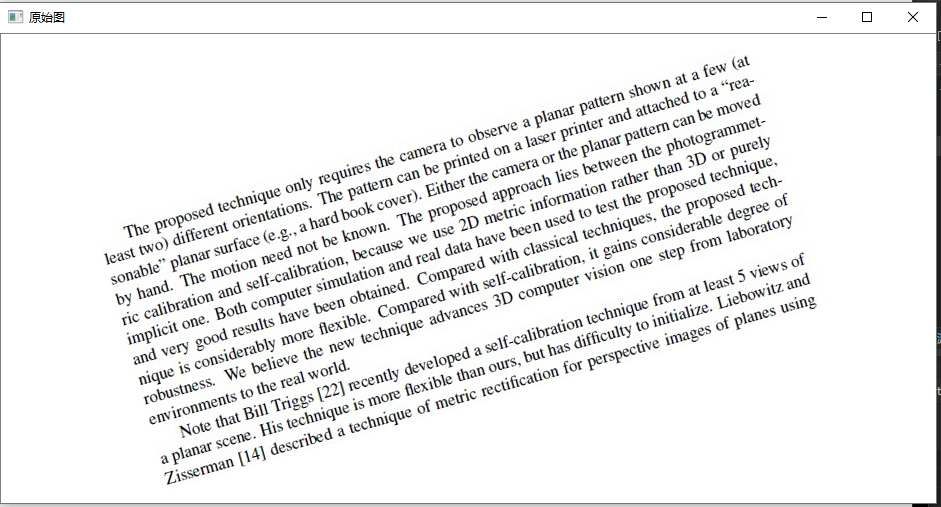
//> input picture doc2.png, 941 x 507 px
$ ./doc_2_zheng   (built with g++ and OpenCV 4)
//> lines starting //> are read from the running program, lines starting //| are printed output that depends on the picture
//> in ImageRecify, src is the input picture: 507 rows x 941 cols, CV_8UC3; mean B, G, R 239, 239.2, 238.9
#include "opencv2/imgproc.hpp"
#include "opencv2/highgui.hpp"
#include <iostream>
using namespace cv;
using namespace std;

#define ERROR 1234

//度数转换
double DegreeTrans(double theta)
{
    double res = theta / CV_PI * 180;
    return res;
}


//逆时针旋转图像degree角度（原尺寸）
void rotateImage(Mat src, Mat& img_rotate, double degree)
{
    //旋转中心为图像中心
    Point2f center;
    center.x = float(src.cols / 2.0);
    center.y = float(src.rows / 2.0);
    int length = 0;
    length = sqrt(src.cols*src.cols + src.rows*src.rows);
    //计算二维旋转的仿射变换矩阵
    Mat M = getRotationMatrix2D(center, degree, 1);
    warpAffine(src, img_rotate, M, Size(length, length), 1, 0, Scalar(255,255,255));//仿射变换，背景色填充为白色
}

//通过霍夫变换计算角度
double CalcDegree(const Mat &srcImage, Mat &dst)
{
    Mat midImage, dstImage;

    Canny(srcImage, midImage, 50, 200, 3);
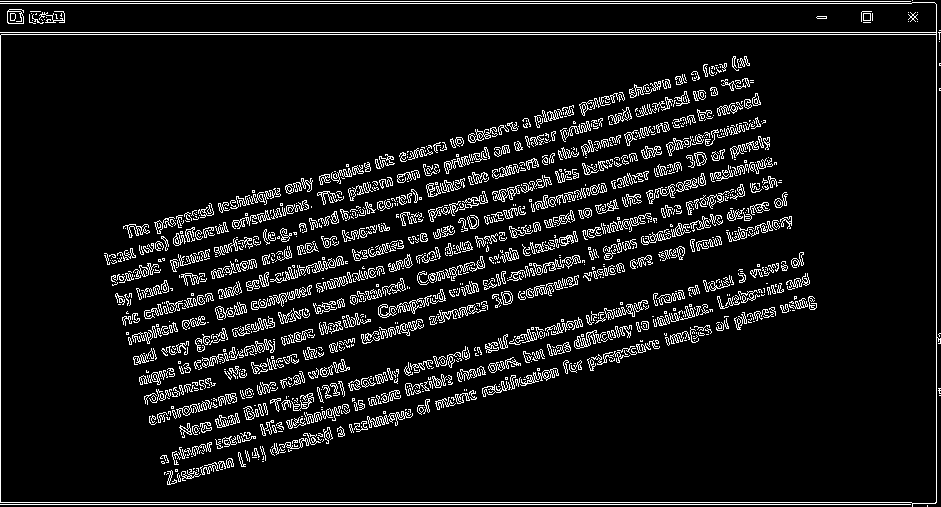
//> midImage: 507 rows x 941 cols, CV_8UC1; 8.4% white in thin lines or dots
    cvtColor(midImage, dstImage, CV_GRAY2BGR);
//> dstImage: 507 rows x 941 cols, CV_8UC3; 8.4% white in thin lines or dots

    //通过霍夫变换检测直线
    vector<Vec2f> lines;
    HoughLines(midImage, lines, 1, CV_PI / 180, 3000, 0, 0);//第5个参数就是阈值，阈值越大，检测精度越高
//> lines = empty
    //cout << lines.size() << endl;

    //由于图像不同，阈值不好设定，因为阈值设定过高导致无法检测直线，阈值过低直线太多，速度很慢
    //所以根据阈值由大到小设置了三个阈值，如果经过大量试验后，可以固定一个适合的阈值。

    if (!lines.size())
    {
        HoughLines(midImage, lines, 1, CV_PI / 180, 200, 0, 0);
//> lines = 61 lines (rho, theta), first 12: [32, 1.57], [34, 1.57], [502, 1.57], [3, 1.57], [504, 1.57], [1, 1.57], [936, 0], [0, 0], [409, 1.29], [305, 1.29], [482, 1.31], [489, 1.29]
    }
    //cout << lines.size() << endl;

    if (!lines.size())
    {
        HoughLines(midImage, lines, 1, CV_PI / 180, 150, 0, 0);
    }
    //cout << lines.size() << endl;
    if (!lines.size())
    {
        cout << "没有检测到直线！" << endl;
        return ERROR;
    }

    float sum = 0;
    //依次画出每条线段
    for (size_t i = 0; i < lines.size(); i++)
    {
        float rho = lines[i][0];
        float theta = lines[i][1];
        Point pt1, pt2;
        //cout << theta << endl;
        double a = cos(theta), b = sin(theta);
        double x0 = a*rho, y0 = b*rho;
        pt1.x = cvRound(x0 + 1000 * (-b));
        pt1.y = cvRound(y0 + 1000 * (a));
        pt2.x = cvRound(x0 - 1000 * (-b));
        pt2.y = cvRound(y0 - 1000 * (a));
        //只选角度最小的作为旋转角度
        sum += theta;

        line(dstImage, pt1, pt2, Scalar(55, 100, 195), 1, LINE_AA); //Scalar函数用于调节线段颜色

        imshow("直线探测效果图", dstImage);
    }
//> this loop made 61 passes
//> (rho, theta, a, b, x0, y0, sum) on passes 1, 2, 3, 4, 5, 7, 8, 9, 10, 11, 12, 13: (32, 1.57, -4.37e-08, 1, -1.4e-06, 32, 1.57), (34, 1.57, -4.37e-08, 1, -1.49e-06, 34, 3.14), (502, 1.57, -4.37e-08, 1, -2.19e-05, 502, 4.71), (3, 1.57, -4.37e-08, 1, -1.31e-07, 3, 6.28), (504, 1.57, -4.37e-08, 1, -2.2e-05, 504, 7.85), (936, 0, 1, 0, 936, 0, 9.42), (0, 0, 1, 0, 0, 0, 9.42), (409, 1.29, 0.276, 0.961, 112.7, 393.2, 10.72), (305, 1.29, 0.276, 0.961, 84.07, 293.2, 12.01), (482, 1.31, 0.259, 0.966, 124.8, 465.6, 13.32), (489, 1.29, 0.276, 0.961, 134.8, 470.1, 14.61), (484, 1.31, 0.259, 0.966, 125.3, 467.5, 15.92)
//> (rho, theta, b, x0, y0, sum) on pass 6: (1, 1.57, 1, -4.37e-08, 1, 9.42)
//> pass 1, in CalcDegree, `imshow("直线探测效果图", dstImage);`:
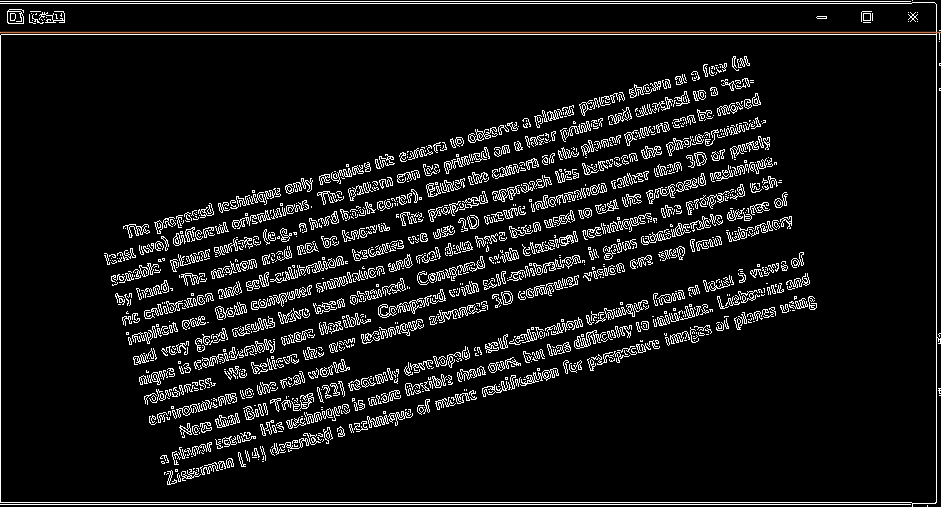
//> window '直线探测效果图': 507 rows x 941 cols, CV_8UC3; mean B, G, R 21, 21.1, 21.4
//> pass 2, in CalcDegree, `imshow("直线探测效果图", dstImage);`:
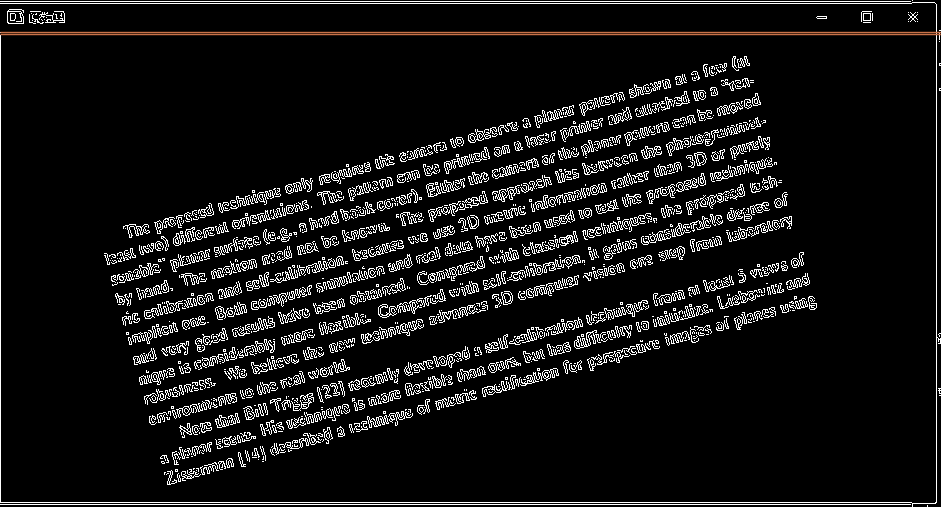
//> window '直线探测效果图': 507 rows x 941 cols, CV_8UC3; mean B, G, R 20.7, 20.9, 21.4
//> after the loop:
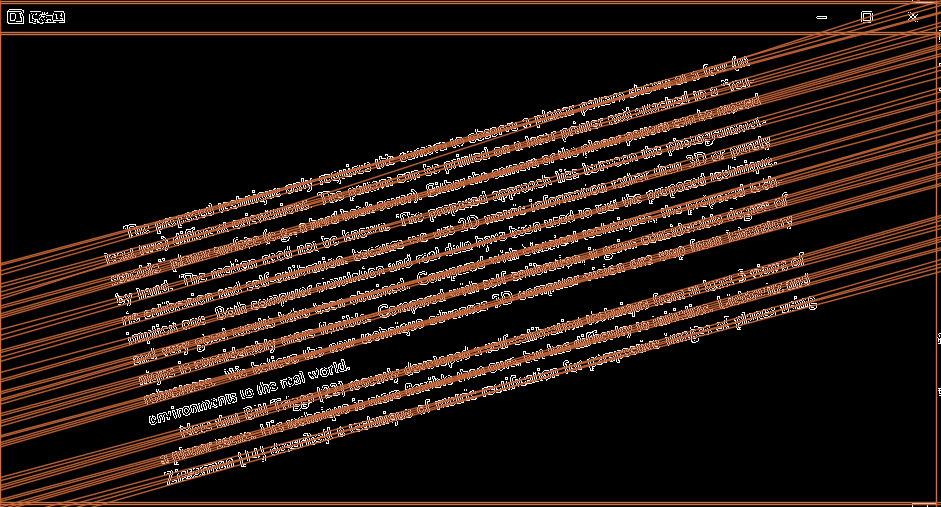
//> dstImage: 507 rows x 941 cols, CV_8UC3; mean B, G, R 18.3, 25, 39.3
//> after the loop, sum = 78.23
    float average = sum / lines.size(); //对所有角度求平均，这样做旋转效果会更好
//> average = 1.28

    cout << "average theta:" << average << endl;
//| average theta:1.28239

    double angle = DegreeTrans(average) - 90;
//> in DegreeTrans, `double res = theta / CV_PI * 180;`: res = 73.48
//> angle = -16.52

    rotateImage(dstImage, dst, angle);
//> in rotateImage, `Mat M = getRotationMatrix2D(center, degree, 1);`: M = [[0.959, -0.284, 91.53], [0.284, 0.959, -123.4]]
//> in rotateImage, `warpAffine(src, img_rotate, M, Size(length, length), 1, 0, Scalar(255,..`:
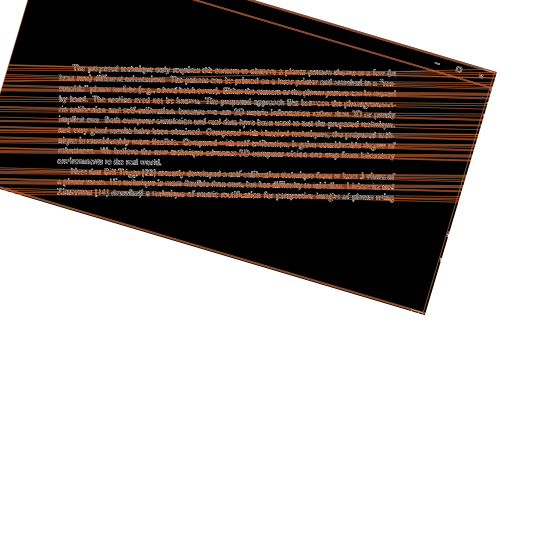
//> img_rotate: 1068 rows x 1068 cols, CV_8UC3 (shown at 1/2 size); mean B, G, R 163.1, 165.8, 171.4
    //imshow("直线探测效果图2", dstImage);
    return angle;
}


void ImageRecify(const char* pInFileName, const char* pOutFileName)
{
    double degree;
    Mat src = imread(pInFileName);
    imshow("原始图", src);
    Mat dst;
    //倾斜角度矫正
    degree = CalcDegree(src,dst);
//> degree = -16.52
    if (degree == ERROR)
    {
        cout << "矫正失败！" << endl;
        return;
    }
    rotateImage(src, dst, degree);
//> call 2 of rotateImage, with degree = -16.52
//> in rotateImage (call 2), `warpAffine(src, img_rotate, M, Size(length, length), 1, 0, Scalar(255,..`:
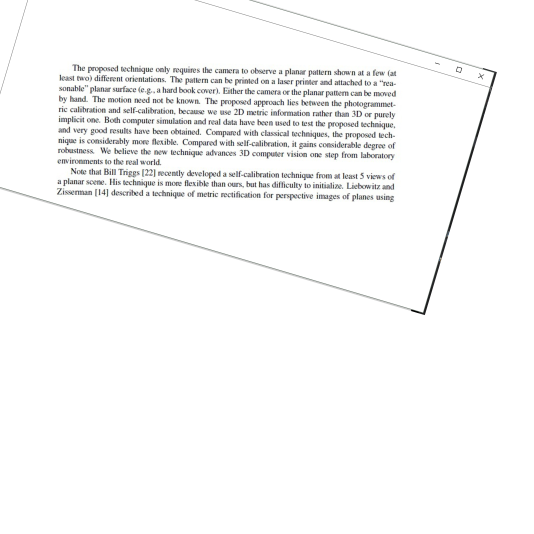
//> img_rotate: 1068 rows x 1068 cols, CV_8UC3 (shown at 1/2 size); mean B, G, R 248.5, 248.6, 248.5
    cout << "angle:" << degree << endl;
//| angle:-16.5246
    imshow("旋转调整后", dst);

    Mat resulyImage = dst(Rect(0, 0, dst.cols, 500)); //根据先验知识，估计好文本的长宽，再裁剪下来
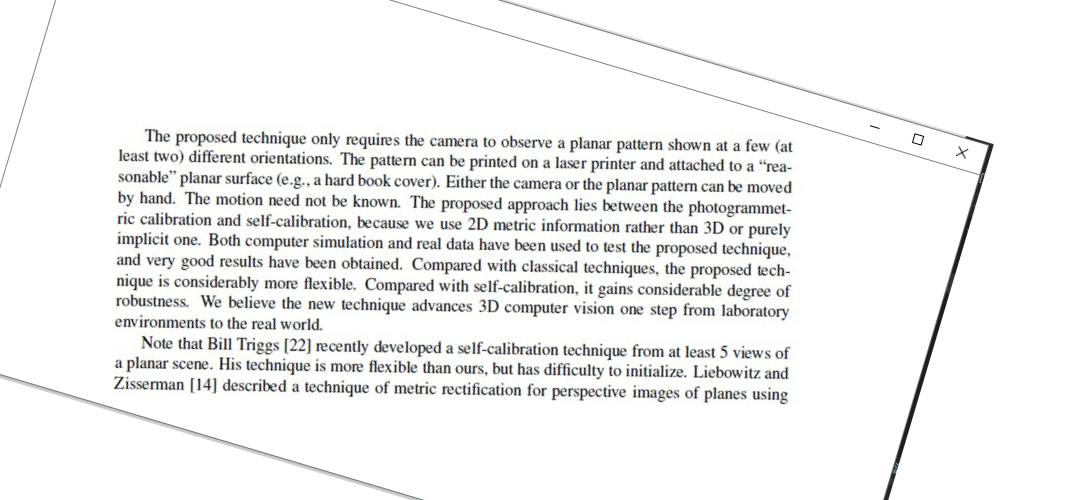
//> resulyImage: 500 rows x 1068 cols, CV_8UC3; mean B, G, R 241.7, 241.9, 241.6
    imshow("裁剪之后", resulyImage);
    imwrite("recified.jpg", resulyImage);
}


int main()
{
    ImageRecify("doc2.png", "FinalImage.jpg");
    waitKey();
    return 0;
}

$ run again, with doc.png copied over doc2.png
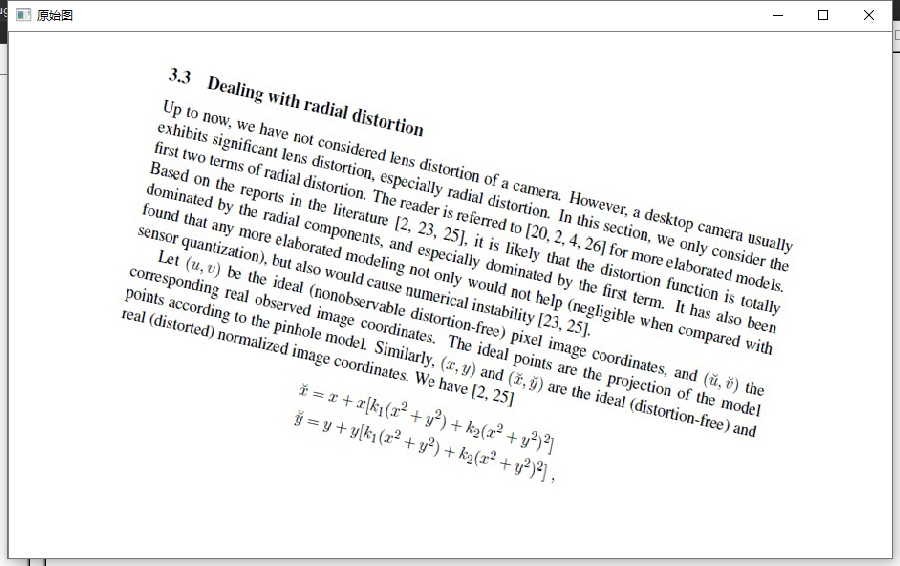
//> input picture doc.png, 900 x 566 px
//> in ImageRecify, src is the input picture: 566 rows x 900 cols, CV_8UC3; mean B, G, R 241.4, 241.7, 241.4
//> in CalcDegree, `Canny(srcImage, midImage, 50, 200, 3);`:
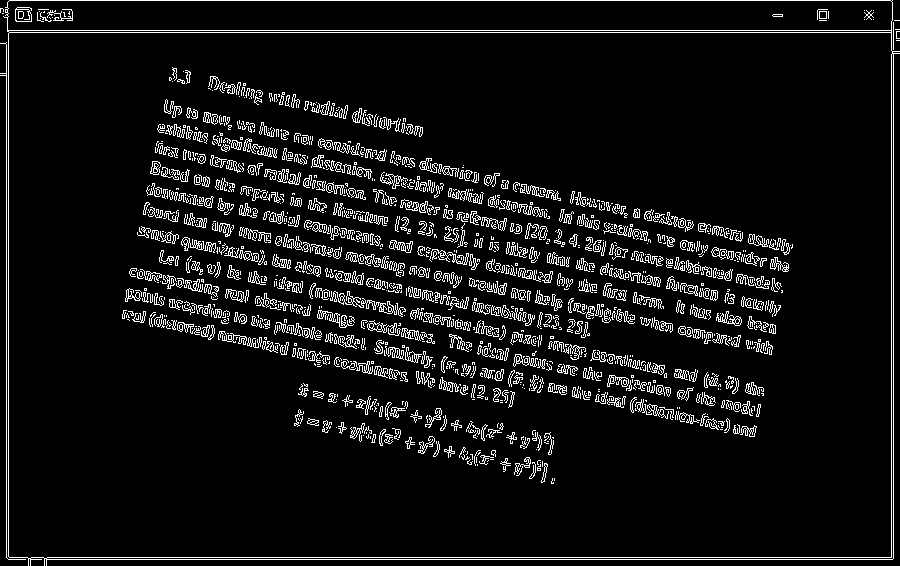
//> midImage: 566 rows x 900 cols, CV_8UC1; 7.4% white in thin lines or dots
//> in CalcDegree, `HoughLines(midImage, lines, 1, CV_PI / 180, 3000, 0, 0);`: lines = empty
//> in CalcDegree, `HoughLines(midImage, lines, 1, CV_PI / 180, 200, 0, 0);`: lines = 55 lines (rho, theta), first 12: [30, 1.57], [32, 1.57], [0, 1.57], [557, 1.57], [559, 1.57], [891, 0], [893, 0], [8, 0], [6, 0], [167, 1.8], [96, 1.78], [177, 1.78]
//> the loop in CalcDegree, `for (size_t i = 0; i < lines.size(); i++)` made 55 passes
//> (rho, theta, a, b, x0, y0, sum) on passes 1 to 8: (30, 1.57, -4.37e-08, 1, -1.31e-06, 30, 1.57), (32, 1.57, -4.37e-08, 1, -1.4e-06, 32, 3.14), (0, 1.57, -4.37e-08, 1, 0, 0, 4.71), (557, 1.57, -4.37e-08, 1, -2.43e-05, 557, 6.28), (559, 1.57, -4.37e-08, 1, -2.44e-05, 559, 7.85), (891, 0, 1, 0, 891, 0, 7.85), (893, 0, 1, 0, 893, 0, 7.85), (8, 0, 1, 0, 8, 0, 7.85)
//> after the loop in CalcDegree, `for (size_t i = 0; i < lines.size(); i++)`: sum = 90.15
//> average = 1.64
//| average theta:1.63902
//> res = 93.91
//> angle = 3.91
//> M = [[0.998, 0.0682, -18.25], [-0.0682, 0.998, 31.34]]
//> degree = 3.91
//| angle:3.90908
//> in ImageRecify, `Mat resulyImage = dst(Rect(0, 0, dst.cols, 500));`:
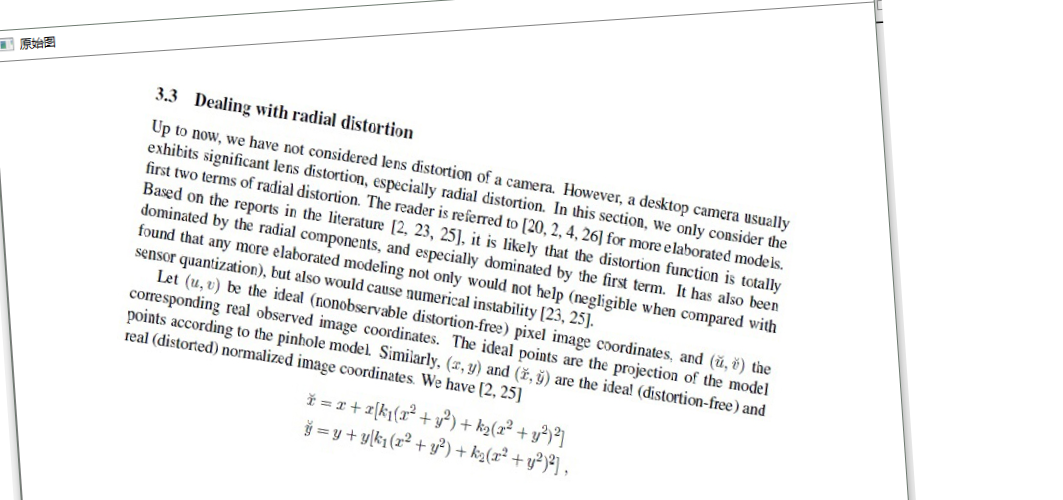
//> resulyImage: 500 rows x 1063 cols, CV_8UC3; mean B, G, R 243.3, 243.5, 243.2
